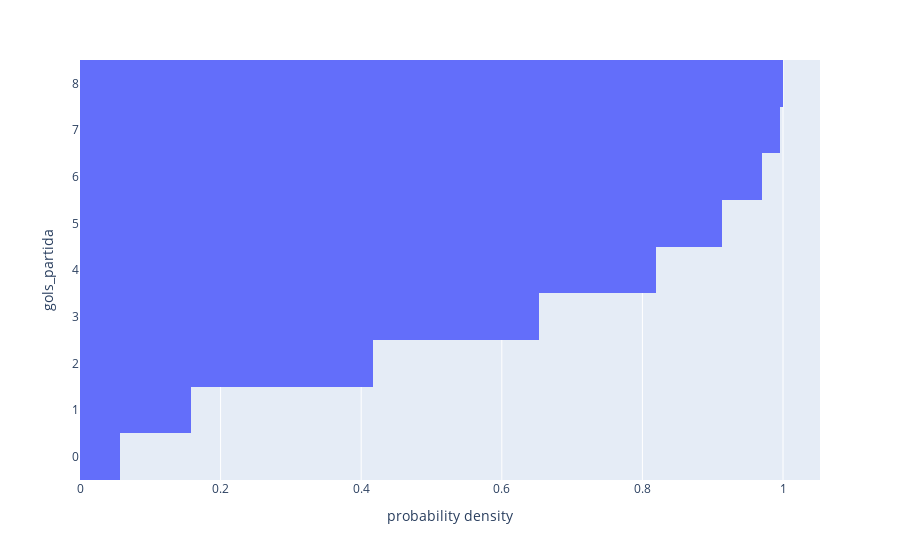

The code cell stored with this chart in its notebook:
### Code cell
fig = px.histogram(liga_italiana, y="gols_partida", histnorm='probability density', cumulative=True)
fig.show()

### Figure 1 — Plotly figure (JSON) as saved in the notebook; plotly's stock layout.template omitted (floating-point values rounded to 4 significant figures; data arrays with more than 128 entries replaced by an {"elided": "..."} marker saying what was removed)
{"data": [{"alignmentgroup": "True", "bingroup": "y", "cumulative": {"enabled": true}, "histnorm": "probability density", "hovertemplate": "probability density=%{x}<br>gols_partida=%{y}<extra></extra>", "legendgroup": "", "marker": {"color": "#636efa"}, "name": "", "offsetgroup": "", "orientation": "h", "showlegend": false, "type": "histogram", "xaxis": "x", "y": {"elided": "533 int values"}, "yaxis": "y"}], "layout": {"barmode": "relative", "legend": {"tracegroupgap": 0}, "margin": {"t": 60}, "xaxis": {"anchor": "y", "domain": [0, 1], "title": {"text": "probability density"}}, "yaxis": {"anchor": "x", "domain": [0, 1], "title": {"text": "gols_partida"}}}}
